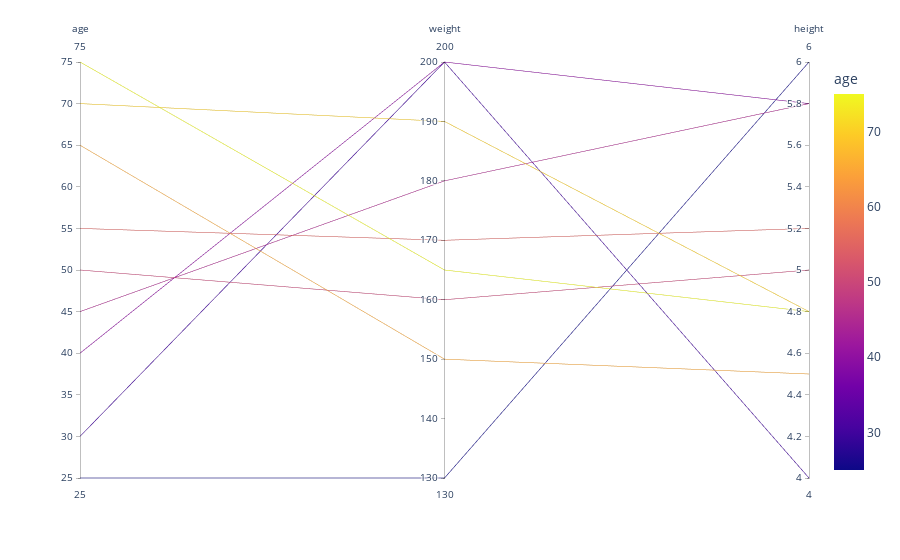

The notebook cell this image was saved under:
### Markdown cell above
# Parallel-Coordinates Plot

### Code cell
#Create Data frame using given data
df = pd.DataFrame(np.array([[50, 160, 5], [25, 130, 6], [30, 200, 4], 
                            [65, 150, 4.5], [55, 170, 5.2], [75, 165, 4.8], 
                            [45, 180, 5.8], [70, 190, 4.8], [40, 200, 5.8]]),
                   columns=['age', 'weight', 'height'])

#Create parallel - coordinates plot
fig = px.parallel_coordinates(df, color="age")
fig.show()

if not os.path.exists("./images"):
    os.mkdir("./images")

fig.write_image("./images/parallel_plot.png")

### Figure 1 — Plotly figure (JSON) as saved in the notebook; plotly's stock layout.template omitted (floating-point values rounded to 4 significant figures)
{"data": [{"dimensions": [{"label": "age", "values": [50, 25, 30, 65, 55, 75, 45, 70, 40]}, {"label": "weight", "values": [160, 130, 200, 150, 170, 165, 180, 190, 200]}, {"label": "height", "values": [5, 6, 4, 4.5, 5.2, 4.8, 5.8, 4.8, 5.8]}], "domain": {"x": [0, 1], "y": [0, 1]}, "line": {"color": [50, 25, 30, 65, 55, 75, 45, 70, 40], "coloraxis": "coloraxis"}, "name": "", "type": "parcoords"}], "layout": {"coloraxis": {"colorbar": {"title": {"text": "age"}}, "colorscale": [[0, "#0d0887"], [0.1111, "#46039f"], [0.2222, "#7201a8"], [0.3333, "#9c179e"], [0.4444, "#bd3786"], [0.5556, "#d8576b"], [0.6667, "#ed7953"], [0.7778, "#fb9f3a"], [0.8889, "#fdca26"], [1, "#f0f921"]]}, "legend": {"tracegroupgap": 0}, "margin": {"t": 60}}}
